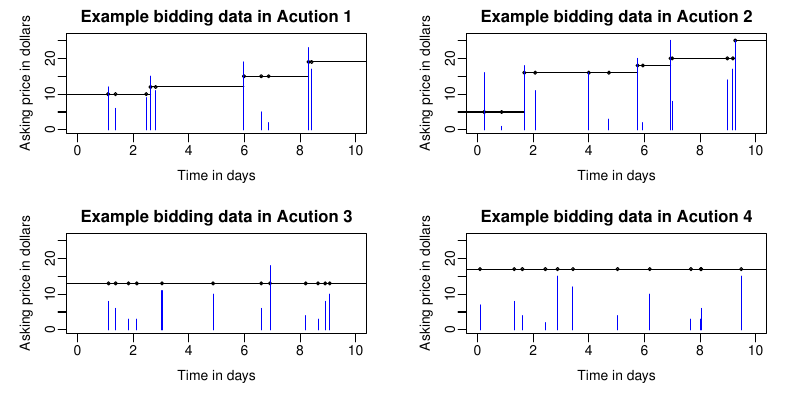

Here is the R script that generated this plot:
rm(list=ls())
##New EM
# rep.no<- 50
data <-matrix(0, ncol=4, nrow=0)
para1<- 3
para2<- 100
library(rmutil)

tot.bids<- 100

second.cummax <- function(x, r){
  n <- length(x)
  y <- rep(0,n)
  y[1] <- r
  f <- cummax(x)
  for(i in 2:n){
    if((x[i]< y[i-1]) || (x[i] <r)){
      y[i] <- y[i-1]
    }else if(x[i]>f[i-1]){
      y[i] <- f[i-1]
    }else{
      y[i] <- x[i]
    }
  }
  return(y)
}


tts <- rexp(rate=1, tot.bids)
sum(tts)

yy <- rpareto(tot.bids, m= para1, s=para2)
xx<- second.cummax(yy,2)
inds <- 2:tot.bids
inds<- inds[diff(xx)>0]

inds.bid <- c(1,inds, tot.bids+1)
tts[tot.bids+1] = 1

final.jump.inds <- c(1,inds)

wait.jump.time <- c(diff(cumsum(tts)[inds.bid]))
# wait.jump.time <- diff(cumsum(tts)[inds.bid])
wait.bids <- diff(inds.bid)
temp.d <- cbind(xx[final.jump.inds], wait.jump.time, wait.bids,final.jump.inds)
colnames(temp.d) <- c("rec.value", "wait.time", "wait.bids", "jump.inds")

data <- rbind(data,temp.d)
cbind(yy,xx, tts[-(tot.bids+1)],cumsum(tts[-(tot.bids+1)]))
plot( cumsum(tts[-(tot.bids+1)]), xx, type="l")

time.cum <- cumsum(tts[-(tot.bids+1)])

plot.xx<- xx
plot.yy<- yy
zz<- stepfun(time.cum, c(2,plot.xx), ties = "ordered", right = FALSE)
plot(zz, cex.points= .5, xlim=c(0,sum(tts)), ylim = c(0,max(yy)+1), xlab="Time in minutes", ylab="Asking price in dollars", main="Example bidding data")
for(ii in 1:tot.bids){
  segments(time.cum[ii], 0, time.cum[ii], plot.yy[ii], col="blue")
}
# save.image("bidexample.Rdata")
# 
# 
# load("bidexample.Rdata")



# plot(cumsum(data[,2]),data[,1], xlim=c(0, sum(tts)))

# out.split[[ii]] <- Est.func(temp.d)
# MLE.split[[ii]] <- approxfun(x= out.split[[ii]][,1], y= out.split[[ii]][,2], yleft = 0, yright = 1, ties= mean)

# F.delta.temp <- Del.to.F(temp.d[,3])
#  Delta.split[[ii]] <- approxfun(x= temp.d[,1], y= F.delta.temp, yleft = 0, yright = 1, ties= mean)

# plot(out.split[[ii]], xlim=c(0, 50), ylim=c(0,1))
# lines(1:40, MLE.split[[ii]](1:40))
# lines(1:40, Delta.split[[ii]](1:40), col="red")
# lines(temp.d[,1], ppareto(temp.d[,1], m=para1, s=para2), type="l", col="blue")

############################################################################
## toy examples
############################################################################

rm(list=ls())

second_cummax <- function(x, r){
  if(sum(r <= x) == 0){ ## M=O=1
    # return(NaN)
    return(rep(r, length(x))) # just for plotting purpose
  } else if( sum(r <= x) == 1){ ## M=0,O=1. SHOULD NOT BE DELTETED: first jump
    return(rep(r, length(x)))
  } else if( sum(r<= x) >= 2){ ## M>=1,O=1
    y <- c(r, rep(0,length(x))) # Observed (repeated) 2nd price vector of length = no. of bids
    for (ii in 1:length(x)){
      if(y[ii] >= x[ii]){ ## selling price not changed
        y[ii+1] <- y[ii]
      } else { 
        temp_2nd_max <- sort(c(r,x[1:ii]), ## from unobserved data
                             decreasing = TRUE)[2]
        y[ii+1] <- temp_2nd_max
      }
    }# END of xx
    return(y[-1])
  }
}

# ## lambda=1, tau=10
# tts <- rexp(rate=1, 30)
# U_N <- max(which(cumsum(tts)<10))
# tts <- round(tts[1:U_N],3)
# ## uniform
# xx <- sample(1:25, U_N, replace=TRUE)
# # xx <- sample(1:15, U_N, replace=TRUE)

example_orig=list(auction1=list(r_k=10,xx=c(12,6,9,15,11,19,5,2,23,17),tts=c(1.099,0.264,1.106,0.155,0.184,3.176,0.620,0.268,1.435,0.106)),
                 auction2=list(r_k=5,xx=c(16,1,18,11,16,3,20,2,25,8,14,17,25),tts=c(0.241,0.624,0.819,0.390,1.926,0.723,1.033,0.188,0.994,0.061,1.985,0.197,0.084)),
                 auction3=list(r_k=13,xx=c(8,6,3,3,11,10,6,18,4,3,8,10),tts=c(1.117,0.253,0.462,0.299,0.906,1.836,1.733,0.315,1.281,0.445,0.257,0.163)),
                 auction4=list(r_k=17,xx=c(7,8,4,2,15,12,4,10,3,3,6,15),tts=c(0.090,1.231,0.292,0.827,0.437,0.554,1.604,1.156,1.481,0.357,0.015,1.436)))

pdf("Plots/example_plot.pdf", width=8, height=4)
par(mfrow=c(2,2), mar=c(4,4,2,2), mgp=c(2,0.5,0))

for (i in 1:4) {
  xx <- example_orig[[i]]$xx
  yy <- second_cummax(xx, example_orig[[i]]$r_k)
  time.cum <- cumsum(example_orig[[i]]$tts)
  plot.xx<- xx
  plot.yy<- yy
  zz<- stepfun(time.cum, c(example_orig[[i]]$r_k,plot.yy), ties = "ordered", right = FALSE)
  plot(zz, cex.points= .5, xlim=c(0,10), ylim = c(0,26), xlab="Time in days", ylab="Asking price in dollars", main=paste0("Example bidding data in Acution ",i))
  for(ii in 1:length(time.cum)){
    segments(time.cum[ii], 0, time.cum[ii], plot.xx[ii], col="blue")
  }
}
dev.off()          